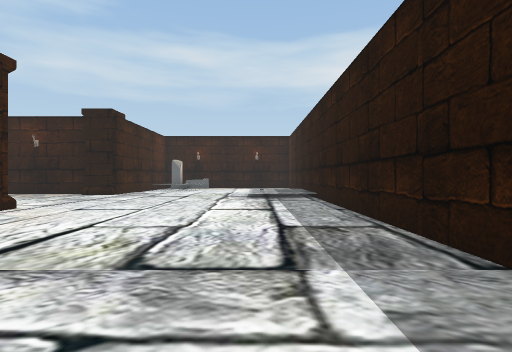
View 1 (above)

16 first-person views from a walk through a Unity game level. The camera is 1.5 m above the floor, looks level and sees 80° across. The floor is counted in squares, 2 m on a side. Each view is taken from the middle of a square. On the plan, view 1 faces up. The plan holds only what a view shows up to about 10 squares ahead; the rest is blank. The place goes on beyond the plan. The player is left out. Some animated figures are left out.

View 2
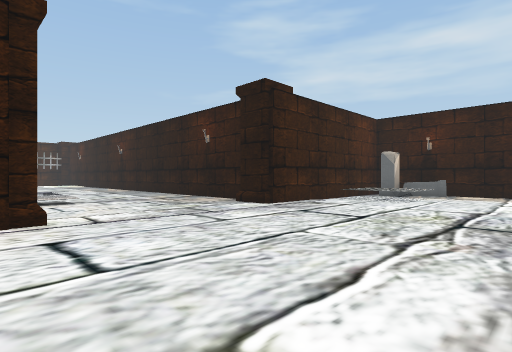

View 3
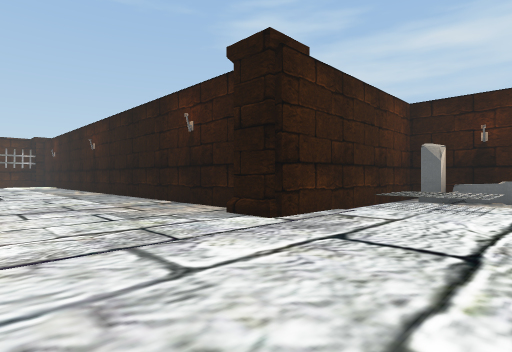

View 4
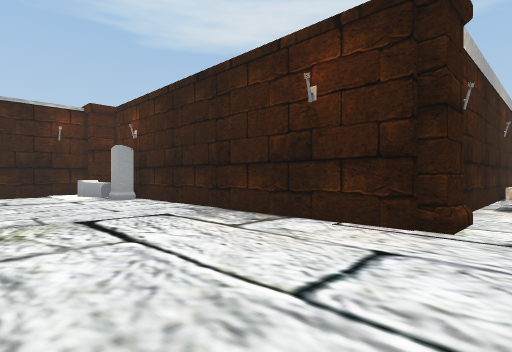

View 5
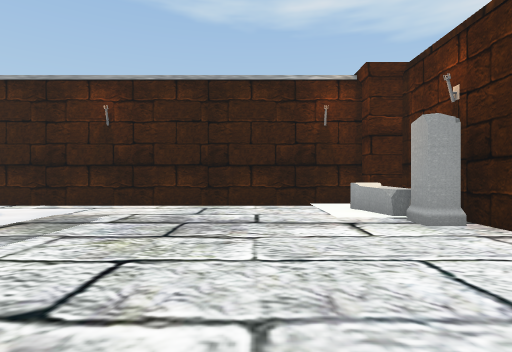

View 6
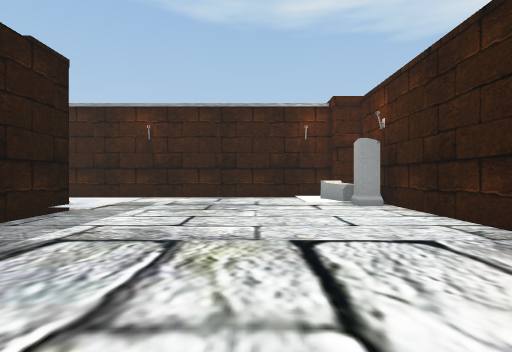

View 7
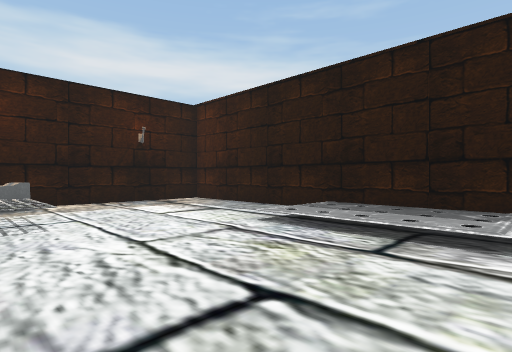

View 8
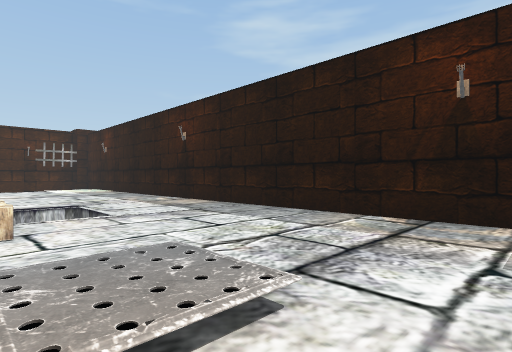

View 9
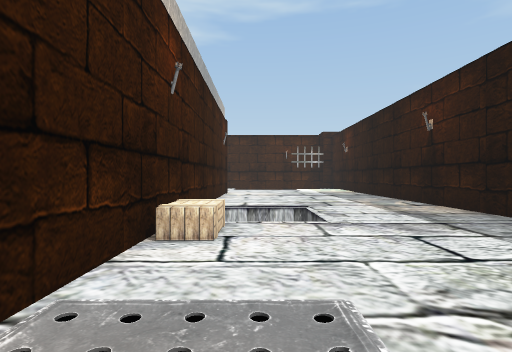

View 10
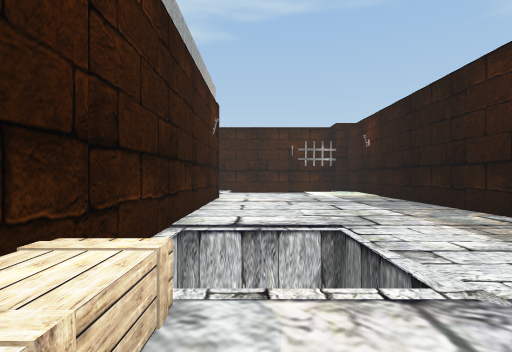

View 11
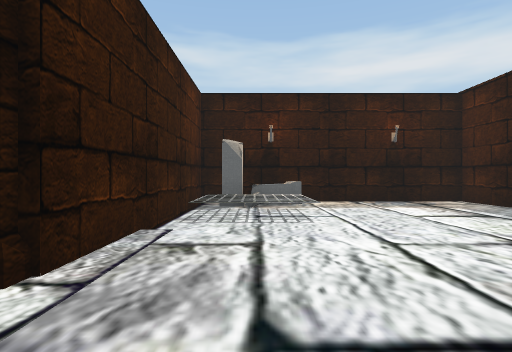

View 12
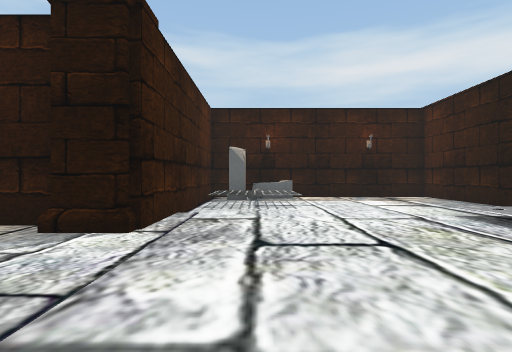

View 13
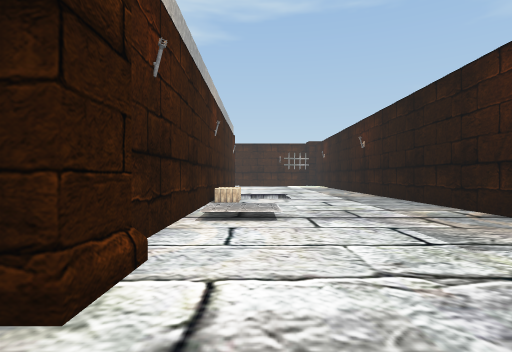

View 14
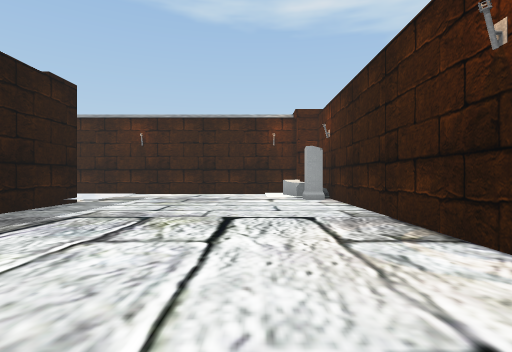

View 15
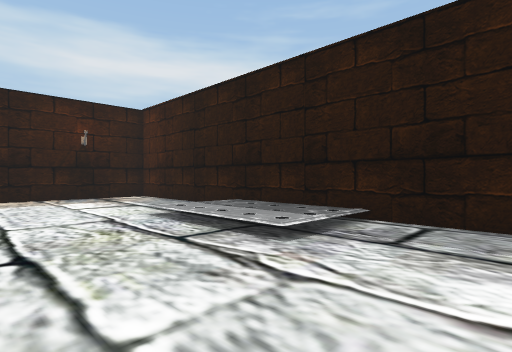

View 16
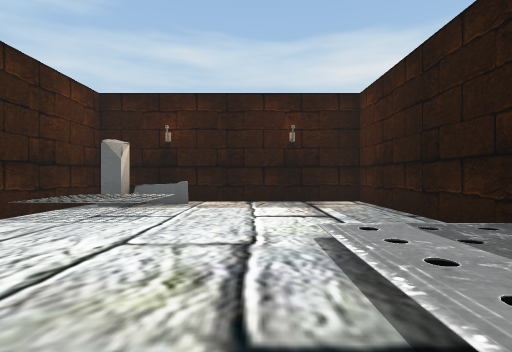

### Floor plan
Key: @ floor where view 1 was taken; # wall or solid block; . main floor; : floor 0.25 m higher than the main floor; / step, stairs or slope; = window, fence, low wall or low ledge; ^ raised ledge; v drop or lower ground; P pillar; C crate; O other object.
Columns run from 22 left of view 1 to 3 right of it. Each row starts with its distance up from view 1.
 19                 #########
 18                 ##OO....#
 17                 #===....#
 16                 #=^=....#
 15                 #===....#
 14                 #.....//#
 13 ################P.....::#
 12 ................P.....::#
 11 ......................::#
 10 ........................#
  9 ......vvv...............#
  8 ......v v...:/..........#
  7 ......vvCC..//..P.......#
  6 ######    #####PP.......#
  5                 #.......#
  4                 #.......#
  3                 #.......#
  2                 #.......#
  1                 #.......#
  0                 #.....@/OP
 -1                 #....../:P
 -2                 ##...../:
 -3                 OOO......
 -4                 #P........
 -5                  P########

Positions as (right, up) in squares from view 1, and headings:
1: (0, 0), facing up
2: (0, 6), facing up-left
3: (-2, 8), facing up-left
4: (-1, 8), facing down-left
5: (-2, 3), facing down
6: (-2, 6), facing down
7: (-4, 10), facing up-right
8: (-8, 7), facing up-left
9: (-9, 8), facing left
10: (-12, 8), facing left
11: (-4, 10), facing up
12: (-4, 8), facing up
13: (-4, 8), facing left
14: (-3, 8), facing down
15: (-3, 8), facing up-right
16: (-1, 10), facing up
